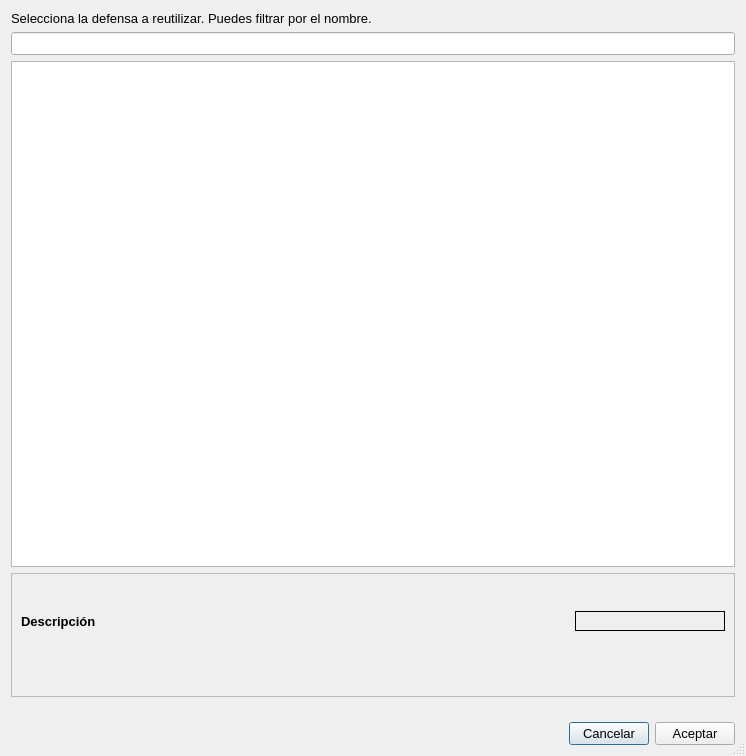
<?xml version="1.0" encoding="UTF-8"?>
<ui version="4.0">
 <class>DlgImportarDefensa</class>
 <widget class="QDialog" name="DlgImportarDefensa">
  <property name="windowModality">
   <enum>Qt::ApplicationModal</enum>
  </property>
  <property name="geometry">
   <rect>
    <x>0</x>
    <y>0</y>
    <width>746</width>
    <height>756</height>
   </rect>
  </property>
  <property name="font">
   <font>
    <pointsize>12</pointsize>
   </font>
  </property>
  <property name="windowTitle">
   <string>Reutilizar defensa</string>
  </property>
  <property name="sizeGripEnabled">
   <bool>true</bool>
  </property>
  <property name="modal">
   <bool>true</bool>
  </property>
  <layout class="QVBoxLayout" name="verticalLayout">
   <item>
    <widget class="QLabel" name="label">
     <property name="font">
      <font>
       <pointsize>10</pointsize>
      </font>
     </property>
     <property name="text">
      <string>Selecciona la defensa a reutilizar. Puedes filtrar por el nombre.</string>
     </property>
    </widget>
   </item>
   <item>
    <widget class="QLineEdit" name="edFilter">
     <property name="font">
      <font>
       <pointsize>10</pointsize>
      </font>
     </property>
    </widget>
   </item>
   <item>
    <widget class="QListView" name="listDefenses">
     <property name="font">
      <font>
       <pointsize>10</pointsize>
      </font>
     </property>
     <property name="editTriggers">
      <set>QAbstractItemView::NoEditTriggers</set>
     </property>
     <property name="showDropIndicator" stdset="0">
      <bool>false</bool>
     </property>
     <property name="spacing">
      <number>3</number>
     </property>
     <property name="wordWrap">
      <bool>true</bool>
     </property>
     <property name="selectionRectVisible">
      <bool>false</bool>
     </property>
    </widget>
   </item>
   <item>
    <widget class="QFrame" name="frame">
     <property name="sizePolicy">
      <sizepolicy hsizetype="Preferred" vsizetype="Preferred">
       <horstretch>0</horstretch>
       <verstretch>0</verstretch>
      </sizepolicy>
     </property>
     <property name="minimumSize">
      <size>
       <width>0</width>
       <height>124</height>
      </size>
     </property>
     <property name="font">
      <font>
       <pointsize>10</pointsize>
      </font>
     </property>
     <property name="frameShape">
      <enum>QFrame::StyledPanel</enum>
     </property>
     <property name="frameShadow">
      <enum>QFrame::Sunken</enum>
     </property>
     <layout class="QGridLayout" name="gridLayout">
      <item row="2" column="0">
       <widget class="QLabel" name="etCodigo">
        <property name="enabled">
         <bool>true</bool>
        </property>
        <property name="font">
         <font>
          <pointsize>10</pointsize>
          <bold>false</bold>
         </font>
        </property>
        <property name="text">
         <string/>
        </property>
       </widget>
      </item>
      <item row="4" column="0" colspan="3">
       <widget class="QLabel" name="etDescripcion">
        <property name="font">
         <font>
          <pointsize>10</pointsize>
         </font>
        </property>
        <property name="text">
         <string/>
        </property>
        <property name="alignment">
         <set>Qt::AlignLeading|Qt::AlignLeft|Qt::AlignTop</set>
        </property>
        <property name="wordWrap">
         <bool>true</bool>
        </property>
        <property name="textInteractionFlags">
         <set>Qt::NoTextInteraction</set>
        </property>
       </widget>
      </item>
      <item row="0" column="0" colspan="3">
       <widget class="QLabel" name="etNombre">
        <property name="minimumSize">
         <size>
          <width>100</width>
          <height>16</height>
         </size>
        </property>
        <property name="font">
         <font>
          <pointsize>10</pointsize>
          <bold>true</bold>
         </font>
        </property>
        <property name="text">
         <string/>
        </property>
        <property name="alignment">
         <set>Qt::AlignLeading|Qt::AlignLeft|Qt::AlignTop</set>
        </property>
        <property name="wordWrap">
         <bool>true</bool>
        </property>
        <property name="textInteractionFlags">
         <set>Qt::NoTextInteraction</set>
        </property>
       </widget>
      </item>
      <item row="1" column="0">
       <widget class="QLabel" name="label_3">
        <property name="font">
         <font>
          <pointsize>10</pointsize>
          <bold>true</bold>
          <underline>false</underline>
         </font>
        </property>
        <property name="text">
         <string>Descripción</string>
        </property>
       </widget>
      </item>
      <item row="1" column="2">
       <widget class="QLabel" name="etGraficoRobustez">
        <property name="sizePolicy">
         <sizepolicy hsizetype="Fixed" vsizetype="Fixed">
          <horstretch>0</horstretch>
          <verstretch>0</verstretch>
         </sizepolicy>
        </property>
        <property name="minimumSize">
         <size>
          <width>150</width>
          <height>0</height>
         </size>
        </property>
        <property name="maximumSize">
         <size>
          <width>50</width>
          <height>16777215</height>
         </size>
        </property>
        <property name="font">
         <font>
          <pointsize>12</pointsize>
          <bold>true</bold>
         </font>
        </property>
        <property name="frameShape">
         <enum>QFrame::Box</enum>
        </property>
        <property name="text">
         <string/>
        </property>
        <property name="alignment">
         <set>Qt::AlignCenter</set>
        </property>
       </widget>
      </item>
     </layout>
    </widget>
   </item>
   <item>
    <spacer name="verticalSpacer">
     <property name="orientation">
      <enum>Qt::Vertical</enum>
     </property>
     <property name="sizeType">
      <enum>QSizePolicy::Minimum</enum>
     </property>
     <property name="sizeHint" stdset="0">
      <size>
       <width>20</width>
       <height>19</height>
      </size>
     </property>
    </spacer>
   </item>
   <item>
    <layout class="QHBoxLayout" name="horizontalLayout_2">
     <item>
      <spacer name="horizontalSpacer_2">
       <property name="orientation">
        <enum>Qt::Horizontal</enum>
       </property>
       <property name="sizeHint" stdset="0">
        <size>
         <width>218</width>
         <height>20</height>
        </size>
       </property>
      </spacer>
     </item>
     <item>
      <widget class="QPushButton" name="btCancelar">
       <property name="font">
        <font>
         <pointsize>10</pointsize>
        </font>
       </property>
       <property name="text">
        <string>Cancelar</string>
       </property>
       <property name="icon">
        <iconset resource="icons.qrc">
         <normaloff>:/icons/resources/icons/close.svg</normaloff>:/icons/resources/icons/close.svg</iconset>
       </property>
       <property name="iconSize">
        <size>
         <width>20</width>
         <height>20</height>
        </size>
       </property>
      </widget>
     </item>
     <item>
      <widget class="QPushButton" name="btAceptar">
       <property name="font">
        <font>
         <pointsize>10</pointsize>
        </font>
       </property>
       <property name="text">
        <string>Aceptar</string>
       </property>
       <property name="icon">
        <iconset resource="icons.qrc">
         <normaloff>:/icons/resources/icons/circle-ok.svg</normaloff>:/icons/resources/icons/circle-ok.svg</iconset>
       </property>
       <property name="iconSize">
        <size>
         <width>20</width>
         <height>20</height>
        </size>
       </property>
      </widget>
     </item>
    </layout>
   </item>
  </layout>
 </widget>
 <resources>
  <include location="icons.qrc"/>
 </resources>
 <connections/>
</ui>
